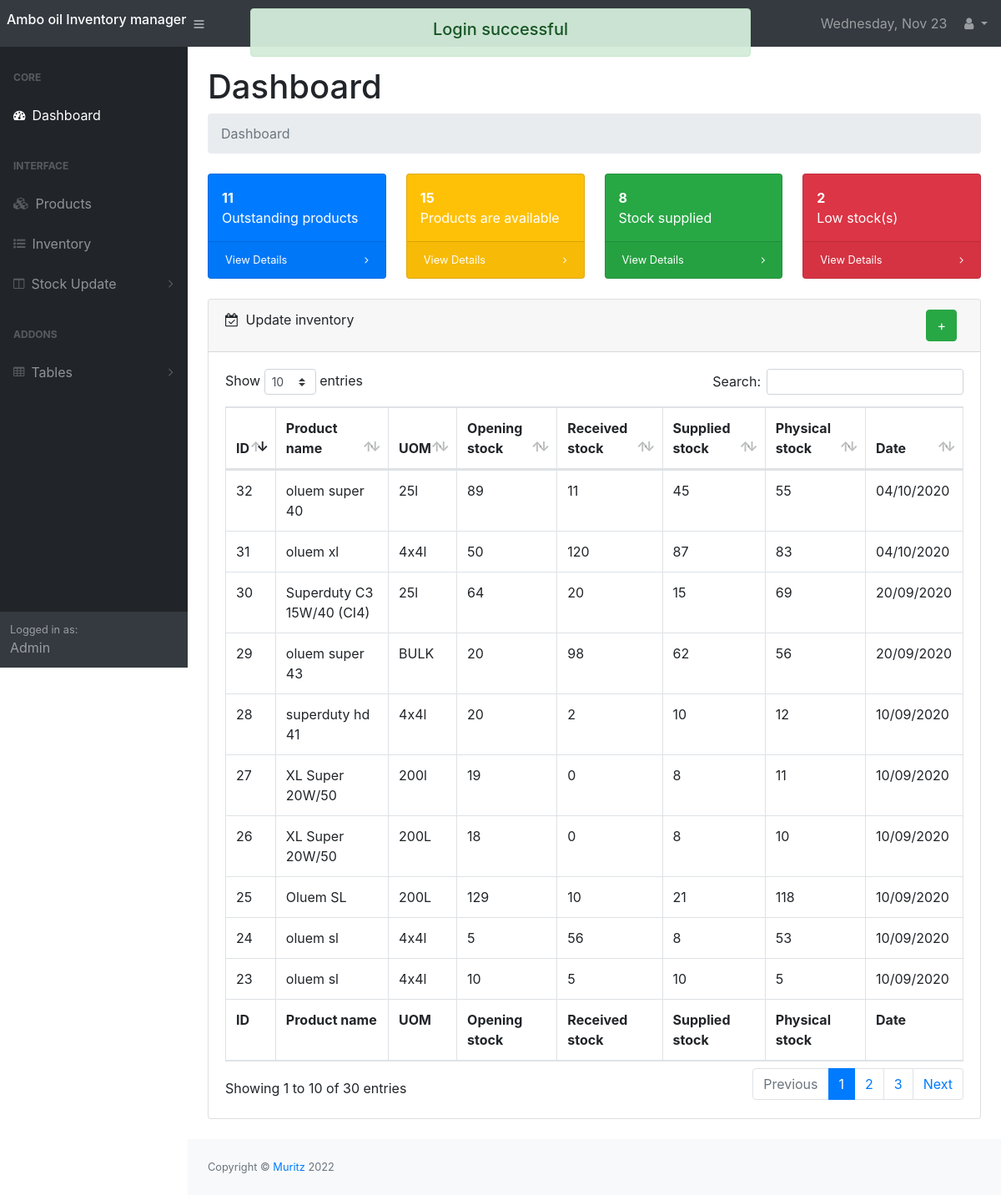
/index.php (signed in), run on the app's committed database.
### tables this page shows
CREATE TABLE `inventory` (
  `id` int(255) NOT NULL,
  `product_name` varchar(100) NOT NULL,
  `UOM` varchar(100) NOT NULL,
  `opening_stock` varchar(100) NOT NULL,
  `received` varchar(100) NOT NULL,
  `supplied` varchar(100) NOT NULL,
  `physical_stock` varchar(10000) NOT NULL,
  `date` date NOT NULL
);

### assets/php/session_start.php (called while the page is built, shortened)
<?php
require_once 'conn.php';
if (isset($_SESSION['msg'])){
    $user = $_SESSION['user'];
} else {
    header("location:login.php");
}
$sql = "SELECT * FROM users WHERE id='$user'";
$data = $conn->query($sql);
$usuario = $data->fetch_assoc();
$curUser = $usuario['status'];

### assets/php/helpers.php (the view, shortened to what this page needs)
<?php
include_once 'conn.php';
function inventory(){
    global $conn;
    $sql = "SELECT * FROM inventory";
    $users = $conn->query($sql);
    if ($users->num_rows > 0) {
        while ($row = $users->fetch_assoc()) {
            $id = $row['id'];
            $prodname = $row['product_name'];
            $uom = $row['UOM'];
            $supp = $row['supplied'];
            $received = $row['received'];
            $phy = $row['physical_stock'];
            $qty = $row['opening_stock'];
            $date = date_create($row['date']);
            $date = date_format($date, "d/m/Y");
            $table = "<tr>
                        <td> $id </td>
                        <td> $prodname </td>
                        <td> $uom </td>
                        <td> $qty </td>
                        <td> $received </td>
                        <td> $supp </td>
                        <td> $phy</td>
                        <td> $date </td>
                      </tr>";
            echo $table;
        }
    } else {
        echo "0 results";
    }
}
function low_stock(){
    global $conn;
    $sql = "SELECT * FROM `inventory_list` WHERE low_point >= physical_stock AND physical_stock!=''";
    $data = $conn->query($sql);
    if ($data->num_rows > 0) {
        echo '<b>'.$data->num_rows.'</b><br><span style="margin: 0"> Low stock(s)</span>';
    } else {
        echo 'No <br>low stock(s)';
    }
}
function avail_prod(){
    global $conn;
    $sql = "SELECT * FROM `inventory_list` WHERE physical_stock!=''";
    $data = $conn->query($sql);
    if ($data->num_rows > 0) {
        echo '<b>'.$data->num_rows.'</b><br><span style="margin: 0"> Products are available</span>';
    } else {
        echo 'No <br>product available';
    }
}
function outs_prod(){
    global $conn;
    $sql = "SELECT * FROM `outstanding_products`";
    $data = $conn->query($sql);
    if ($data->num_rows > 0) {
        echo '<b>'.$data->num_rows.'</b><br><span style="margin: 0">Outstanding products</span>';
    } else {
        echo 'No <br>outstanding products';
    }
}
function supp_prod(){
    global $conn;
    $sql = "SELECT * FROM supplied_stock";
    $data = $conn->query($sql);
    if ($data->num_rows > 0) {
        echo '<b>'.$data->num_rows.'</b><br><span style="margin: 0">Stock supplied</span>';
    } else {
        echo '0 <br>Stock supplied';
    }
}

### index.php (shortened to what this page needs)
<?php
require_once 'assets/php/session_start.php';
include_once 'assets/php/helpers.php';
?>
<!DOCTYPE html>
<html lang="en">
    <head>
    </head>
    <body class="sb-nav-fixed">
        <div id="layoutSidenav" class="main-content loader-anime">
            <div id="layoutSidenav_content">
                <main>
                    <div class="container-fluid">
                        <h1 class="mt-4">Dashboard</h1>
                        <ol class="breadcrumb mb-4">
                            <li class="breadcrumb-item active">Dashboard</li>
                        </ol>
                        <div class="row" id="cards">
                            <div class="col-xl-3 col-md-6">
                                <div class="card bg-primary text-white mb-4">
                                    <div class="card-body p-3"><?php outs_prod(); ?></div>
                                    <div class="card-footer d-flex align-items-center justify-content-between">
                                        <a class="small text-white stretched-link" href="<?= $curUser == 'admin' ? 'outstanding.php' : '401.html' ?>">View Details</a>
                                        <div class="small text-white"><i class="fa fa-angle-right"></i></div>
                                    </div>
                                </div>
                            </div>
                            <div class="col-xl-3 col-md-6">
                                <div class="card bg-warning text-white mb-4">
                                    <div class="card-body p-3"><?php avail_prod(); ?></div>
                                    <div class="card-footer d-flex align-items-center justify-content-between">
                                        <a class="small text-white stretched-link" href="inventory.php">View Details</a>
                                        <div class="small text-white"><i class="fa fa-angle-right"></i></div>
                                    </div>
                                </div>
                            </div>
                            <div class="col-xl-3 col-md-6">
                                <div class="card bg-success text-white mb-4">
                                    <div class="card-body p-3"><?php supp_prod(); ?></div>
                                    <div class="card-footer d-flex align-items-center justify-content-between">
                                        <a class="small text-white stretched-link" href="supply_stock.php">View Details</a>
                                        <div class="small text-white"><i class="fa fa-angle-right"></i></div>
                                    </div>
                                </div>
                            </div>
                            <div class="col-xl-3 col-md-6">
                                <div class="card bg-danger text-white mb-4">
                                    <div class="card-body p-3"><?php low_stock(); ?></div>
                                    <div class="card-footer d-flex align-items-center justify-content-between">
                                        <a class="small text-white stretched-link" href="inventory.php">View Details</a>
                                        <div class="small text-white"><i class="fa fa-angle-right"></i></div>
                                    </div>
                                </div>
                            </div>
                        </div>
                        <div class="card mb-4">
                            <div class="card-header">
                                <div class="row">
                                    <div class="col-6" id="upd-tab">
                                        <i class="fa fa-calendar-check-o mr-1"></i>
                                        <span class="bfor">Update inventory</span>
                                    </div>
                                    <div class="col-6">
                                        <button class="btn btn-success float-right mr-2" id="add">
                                            <span class="bfor">+</span>
                                        </button>
                                    </div>
                                </div>
                            </div>
                            <div class="card-body"  id="upd">
                                <div class="table-responsive" id="table-1">
                                    <table class="table table-bordered" id="my_table" width="100%" cellspacing="0">
                                        <thead>
                                        <tr>
                                            <th>ID</th>
                                            <th>Product name</th>
                                            <th>UOM</th>
                                            <th>Opening stock</th>
                                            <th>Received stock</th>
                                            <th>Supplied stock</th>
                                            <th>Physical stock</th>
                                            <th>Date</th>
                                        </tr>
                                        </thead>
                                        <tfoot>
                                        <tr>
                                            <th>ID</th>
                                            <th>Product name</th>
                                            <th>UOM</th>
                                            <th>Opening stock</th>
                                            <th>Received stock</th>
                                            <th>Supplied stock</th>
                                            <th>Physical stock</th>
                                            <th>Date</th>
                                        </tr>
                                        </tfoot>
                                        <tbody>
                                        <?php
                                        inventory();
                                        ?>
                                        </tbody>
                                    </table>
                                </div>
                            </div>
                        </div>
                    </div>
                </main>
            </div>
        </div>
    </body>
</html>

### css/mystylesheet.css (style rules this page uses)
.main-content { display: none; }
.loader-anime { position: relative; animation-name: animatebottom; animation-duration: 1s }
.msg { width: 50%; margin: auto; text-align: center; position: absolute; top: 10px; left: 25%; opacity: 0; z-index: 1; }
#upd-tab, .breadcrumb { cursor: pointer; }

### data on the page
inventory: id "23", product_name "oluem sl", UOM "4x4l", opening_stock "10", received "5", supplied "10", physical_stock "5", date "10/09/2020"
inventory: id "24", product_name "oluem sl", UOM "4x4l", opening_stock "5", received "56", supplied "8", physical_stock "53", date "10/09/2020"
inventory: id "25", product_name "Oluem SL", UOM "200L", opening_stock "129", received "10", supplied "21", physical_stock "118", date "10/09/2020"
inventory: id "26", product_name "XL Super 20W/50", UOM "200L", opening_stock "18", received "0", supplied "8", physical_stock "10", date "10/09/2020"
inventory: id "27", product_name "XL Super 20W/50", UOM "200l", opening_stock "19", received "0", supplied "8", physical_stock "11", date "10/09/2020"
inventory: id "28", product_name "superduty hd 41", UOM "4x4l", opening_stock "20", received "2", supplied "10", physical_stock "12", date "10/09/2020"
inventory: id "29", product_name "oluem super 43", UOM "BULK", opening_stock "20", received "98", supplied "62", physical_stock "56", date "20/09/2020"
inventory: id "30", product_name "Superduty C3 15W/40 (CI4)", UOM "25l", opening_stock "64", received "20", supplied "15", physical_stock "69", date "20/09/2020"
inventory: id "31", product_name "oluem xl", UOM "4x4l", opening_stock "50", received "120", supplied "87", physical_stock "83", date "04/10/2020"
inventory: id "32", product_name "oluem super 40", UOM "25l", opening_stock "89", received "11", supplied "45", physical_stock "55", date "04/10/2020"

### other printed values
$data->num_rows "11"
$data->num_rows "15"
$data->num_rows "8"
$data->num_rows "2"
